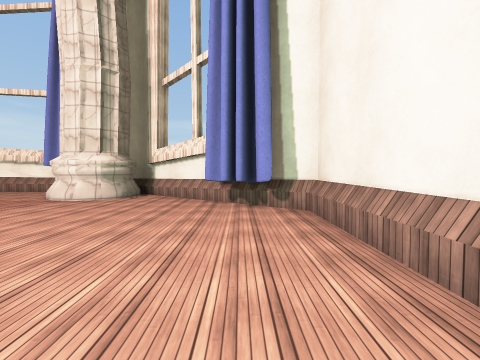
View 1 (above)

16 first-person views from a walk through a scene from a Unity 3-D project. The camera is 1.5 m above the floor, tilts 2° down and sees 90° across. The floor is counted in squares, 2 m on a side. Each view is taken from the middle of a square. On the plan, view 1 faces up. The plan holds only what a view shows up to about 9 squares ahead; the rest is blank. Surface patterns are stand-ins for the level's own textures.

View 2
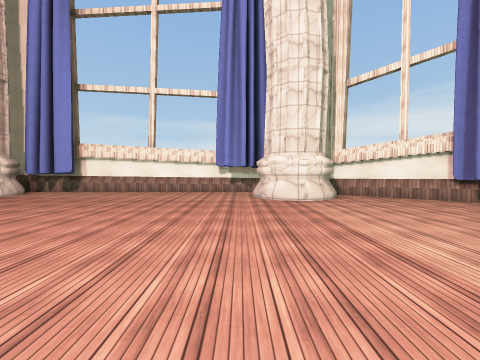

View 3
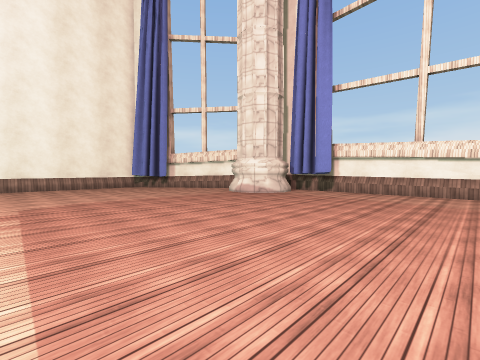

View 4
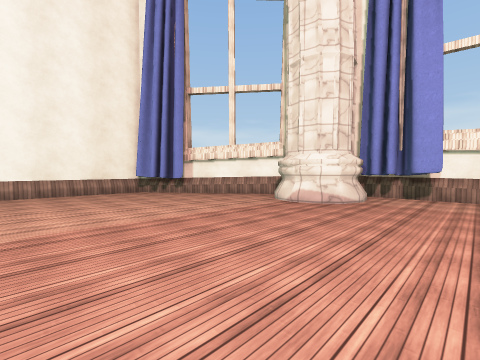

View 5
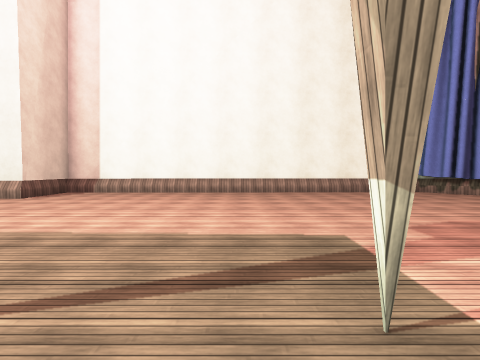

View 6
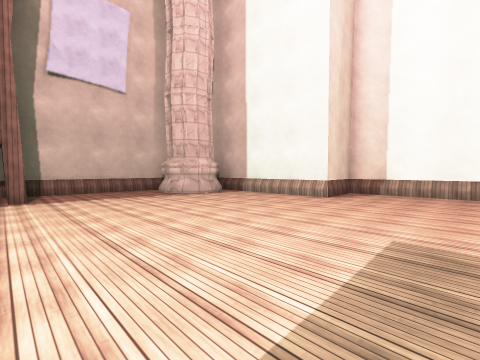

View 7
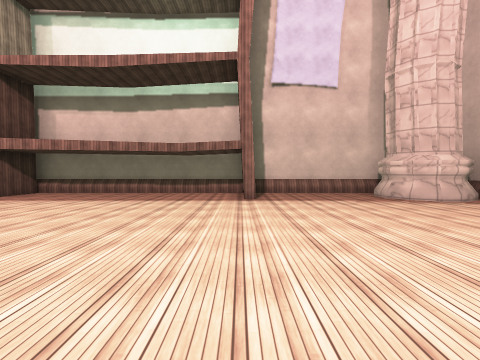

View 8
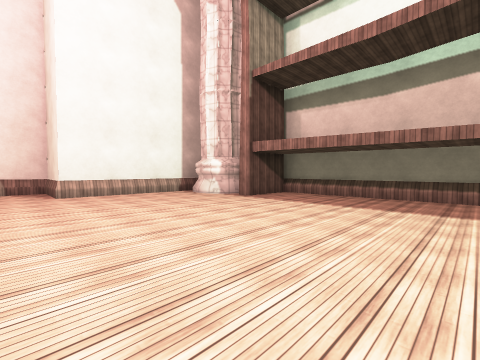

View 9
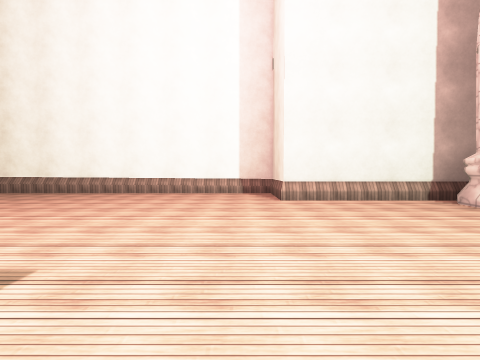

View 10
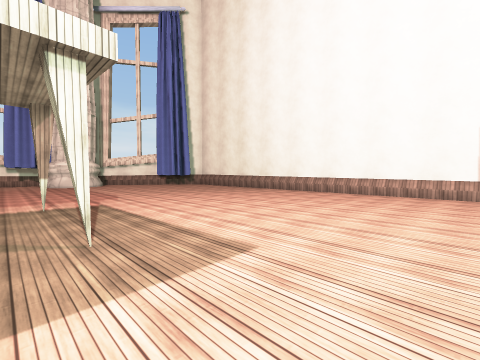

View 11
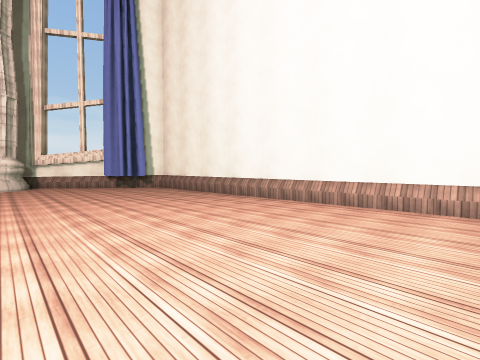

View 12
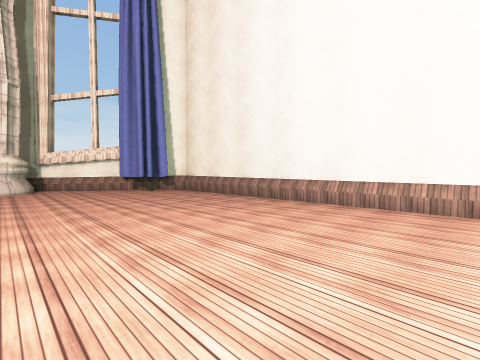

View 13
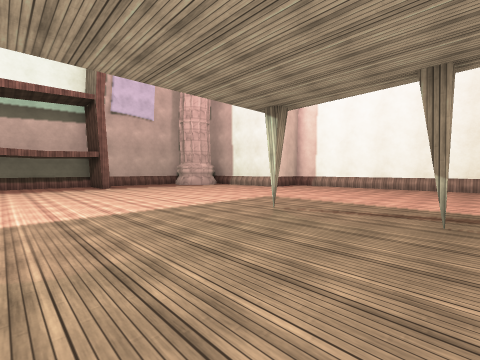

View 14
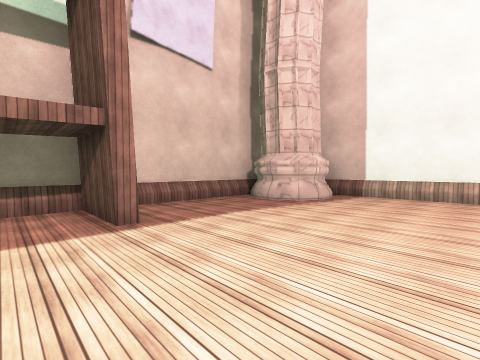

View 15
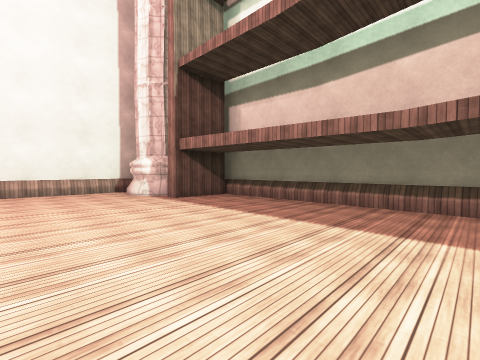

View 16
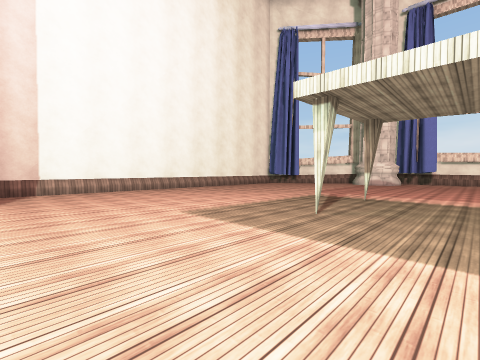

### Floor plan
Points are (right, up) in squares from view 1. A wall is a line through its corners. A room is listed if a view was taken in it or the views show most of it. See-through windows are left out.
Room 1 (views 1, 2, 3, 4, 5, 6, 7, 8, 9, 10, 11, 12, 13, 14, 15, 16)
walls: (-11.5, -12.5) (-11.1, -12.5) (-11.1, -14.4); (-17.8, -8.1) (-17.8, -13.2); (-13.1, 7.3) (-13.3, 6.7) (-13.7, 6.4) (-14.3, 6.3) (-14.8, 6.5) (-15.2, 6.9); (-11.5, 8) (-12, 7.9); (-3.1, -12.8) (-2.6, -12.3) (-2, -12) (-1.6, -12.1) (-1, -12.6); (1.5, -8.2) (1.5, 4.7) (-3.9, 8.9); (-11.2, -14.6) (-3.6, -14.6); (-19.6, -8.3) (-17.6, -8.1); (-3.3, 7.5) (-3.4, 6.8) (-3.7, 6.5) (-4.3, 6.3) (-4.9, 6.4) (-5.3, 6.8) (-5.5, 7.3); (-0.3, 5.2) (-0.8, 5.2); (-18.4, 4.9) (-18.5, 4.4); (0.6, 4.8) (-0.4, 4.7); (-0.3, 5.8) (-0.8, 6); (-5.2, 8.8) (-14.2, 8.8); (0.3, 5.2) (0.1, 4.8); (-0.2, 5.8) (-0.7, 6); (-17.2, -12.4) (-16.7, -12.1) (-16.1, -12.1) (-15.6, -12.4) (-15.4, -12.8) (-15.4, -13.5) (-15.6, -14); (-3.9, -14.4) (-3.9, -12.5) (-3.4, -12.5); (1.3, 4.6) (-3.9, 8.5); (-15.8, 7.9) (-18.7, 5.7); (-19.1, 5.4) (-20, 4.8) (-19.8, -8.3); (-0.6, -13.1) (-0.6, -8.2) (1.4, -8.2); (-16.6, -14.6) (-11.5, -14.6)
low walls: (-17.6, -8.1) (-17.6, -12.9); (-11.1, -14.4) (-3.9, -14.4); (1.4, -8.2) (1.3, 4.6); (-15.7, 7.7) (-19.8, 4.6) (-19.6, -8.3); (-16.1, -14.4) (-11.5, -14.4)

Positions as (right, up) in squares from view 1, and headings:
1: (0, 0), facing up
2: (-6, 0), facing up
3: (-8, 0), facing up-left
4: (-11, 1), facing up-left
5: (-11, -2), facing left
6: (-11, -5), facing down-left
7: (-11, -6), facing down
8: (-9, -7), facing down-right
9: (-7, -7), facing right
10: (-7, -7), facing up-right
11: (-4, -6), facing up-right
12: (-4, -4), facing up-right
13: (-8, -1), facing down-left
14: (-10, -9), facing down-left
15: (-10, -9), facing down-right
16: (-10, -8), facing up-left
